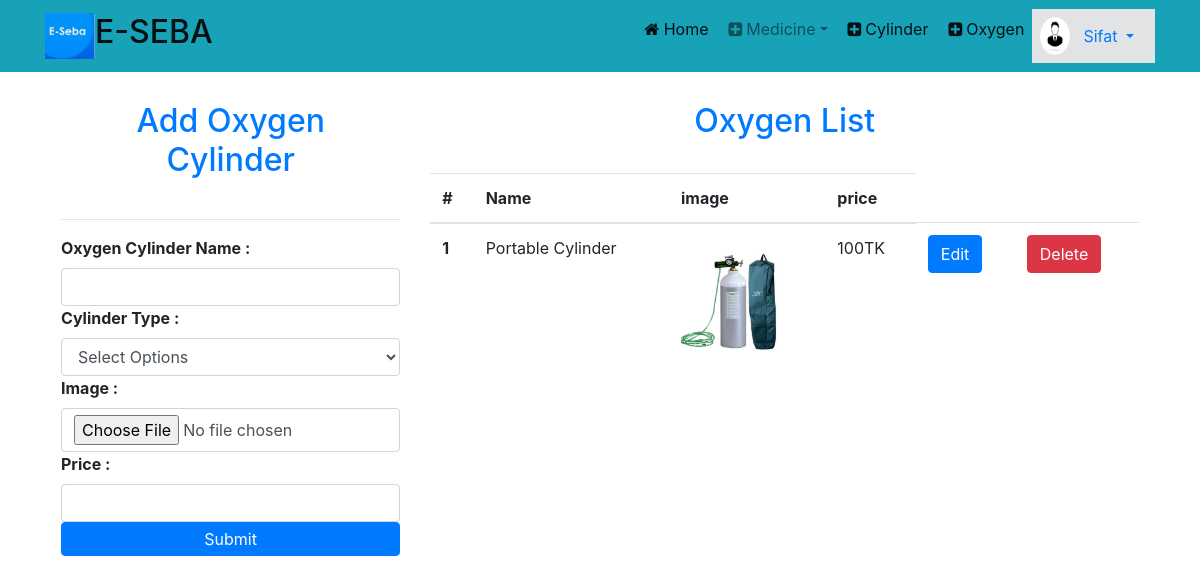
The app's page /seller/oxygen.php (signed in) with its own data.
### tables this page shows
CREATE TABLE `cylinder` (
  `cylinder_id` int(11) NOT NULL,
  `name` varchar(200) NOT NULL,
  `cylinder_type` int(11) NOT NULL,
  `cylinder_price` int(11) NOT NULL,
  `img` varchar(200) NOT NULL
);

### lib/Database.php (called while the page is built, shortened)
<?php
Class Database{
	public $host   = DB_HOST;
	public $user   = DB_USER;
	public $pass   = DB_PASS;
	public $dbname = DB_NAME;
	public $link;
	private function connectDB(){
	$this->link = new mysqli($this->host, $this->user, $this->pass, $this->dbname);
 }
	public function select($query){
		$result = $this->link->query($query) or die($this->link->error.__LINE__);
		if($result->num_rows > 0){
			return $result;
		} else {
			return false;
		}
	}
}

### classes/Oxygen.php (called while the page is built, shortened)
<?php
 $filepath = realpath(dirname(__FILE__));
 include_once ($filepath.'/../lib/Database.php');
class Oxygen
{
	private $db;
	function __construct(){
		$this->db = new Database();
	}
	function getOxygenBySellerId($sellerid){
		$sql ="SELECT * FROM `cylinder` JOIN `cylinder_type` ON cylinder.cylinder_type=cylinder_type.type_id WHERE cylinder_type.seller_id='{$sellerid}'";
		$fetchAll = $this->db->select($sql);
		return $fetchAll;
	}
}

### seller/oxygen.php (the view, shortened to what this page needs)
<?php include "layout/seller_header.php"; ?>
<section class="container-fluid container">
	<div class="row p-3">
		<div class="col-md-4">
			<h2 class="text-center text-primary p-4"> Add Oxygen Cylinder</h2>
			<hr>
			<div>
				<form class="d-flex flex-column" action="" method="post" enctype="multipart/form-data">
					<div>
						<label><b>Oxygen Cylinder Name :</b></label>
						<input class="form-control" type="text" name="name" />
					</div>
					<div>
						<label><b>Cylinder Type :</b></label>
						<select class="form-control" name="pharmacy">
							<option value="">Select Options</option>
    					</select>
					</div>
					<div>
						<label><b>Image :</b></label>
						<input class="form-control" type="file" name="image" />
					</div>
					<div>
						<label><b>Price :</b></label>
						<input class="form-control" type="text" name="price" />
					</div>
					<button type="submit" name="addpharmacy" class="btn btn-primary p-1">Submit</button>
				</form>
			</div>
		</div>
		<div class="col-md-8">
			<h2 class="text-center text-primary p-4">Oxygen List</h2>
			<table class="table">
				<thead>
					<tr>
					  <th scope="col">#</th>
					  <th scope="col">Name</th>
					  <th scope="col">image</th>
					  <th scope="col">price</th>
					</tr>
				</thead>
			  	<tbody>
			  	<?php
					$result = $Oxygen->getOxygenBySellerId($_SESSION['sellerId']);
					if($result){
						$i = 0;
						while($value = $result->fetch_assoc()){
							$i++;
				?>
				    <tr>
				      <th scope="row"><?php echo $i; ?></th>
				      <td><?php echo $value['name']; ?></td>
				      <td>
					  <img src="../images/<?php echo $value['img']; ?>" width="100" />
					</td>
				      <td><?php echo $value['cylinder_price']; ?>TK</td>
				      <td><a href="edit_cylinder.php?cylinder_id=<?php echo $value['cylinder_id']; ?>" class="btn btn-primary">Edit</a></td>
				      <td><a href="?delete_cylinder=<?php echo $value['cylinder_id']; ?>" class="btn btn-danger">Delete</a></td>
				    </tr>
				<?php }} ?>
			  	</tbody>
			</table>
		</div>
	</div>
</section>
<?php include "layout/seller_footer.php"; ?>

### records on screen
cylinder: name "Portable Cylinder", img (picture), cylinder_price "100"

### other values on screen
Session::get('sellername') "Sifat"
